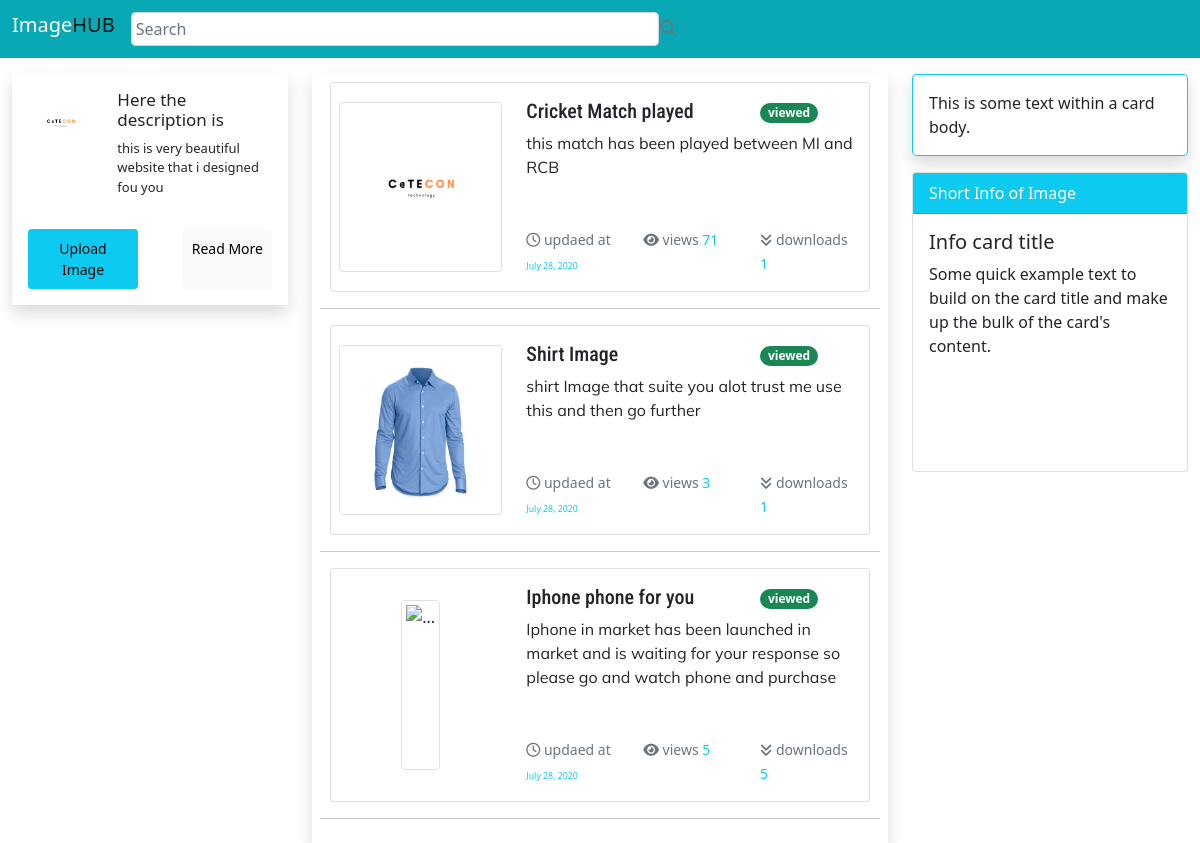
/home/, run on the app's committed database.
### image_hub_app/models.py (models this page shows, shortened)
class ImageHub(models.Model):
    image                   = models.ImageField()
    title                   = models.CharField(max_length=100)
    number_of_people        = models.IntegerField(null=True,blank=False)
    description             = models.TextField()
    category                = models.ForeignKey(Category,on_delete=models.CASCADE,related_name='cat')
    number_of_views         = models.IntegerField(verbose_name="view",default=0)
    number_of_downloads     = models.IntegerField(verbose_name="downloads",default=0)
    created_date            = models.DateField(auto_now_add=True,null=True,blank=True)
    class Meta:
        pass

### image_hub_app/views.py (the view, shortened to what this page needs)
# urls.py: path('home/', HomePageView.as_view() ,name="home"),
class HomePageView(TemplateView,FindMethodMixin,SerializeMixin):
    template_name = "image_hub_app/home.html"
    model = ImageHub
    @method_decorator(csrf_exempt)
    def dispatch(self, request, *args, **kwargs):
        return super(HomePageView, self).dispatch(request, *args, **kwargs)
    def get_context_data(self,**kwargs):
        context = super(HomePageView,self).get_context_data(**kwargs)
        if self.request.body:
            print(self.request.body)
            json_data = json.loads(request.body)
            return context
        else:
            context['obj_list'] = ImageHub.objects.all()[0:3]
            return context

### image_hub_app/templates/image_hub_app/home.html (shortened to what this page needs)
{% extends 'base.html' %}
{% load static %}
{% block css %}
<link rel="stylesheet" type="text/css" href="{% static 'css/style.css' %}">
{% endblock %}
{% block navbar %}
    {% include "image_hub_app/nav_bar.html" %}
{% endblock %}
{% block content %}
    {% if obj_list  %}
    <div class="container-fluid">
        <div class="main-content">
            <div class="row">
                <div class="col-md-10 col-lg-12 col-md-mt-4">
                    <div class="column-content">
                        <div class="row">
                            <div class="col-md-3 mt-3">
                                <div class="left-column-content shadow p-3">
                                    <div class="row">
                                        <div class="col-md-4">
                                            <img src="{% static 'images/catecon.png' %}" class="w-100" alt="Nothing found">
                                        </div>
                                        <div class="col-md-8">
                                            <h2>Here the description is</h2>
                                            <p>this is very beautiful website that i designed fou you</p>
                                        </div>
                                    </div>
                                    <div class="row mt-3">
                                        <div class="col-md-6 d-flex justify-content-end  ">
                                            <div class="btn btn-info btn-sm p-2">Upload Image</div>
                                        </div>
                                        <div class="col-md-6 d-flex justify-content-end  ">
                                            <div class="btn btn-light btn-sm p-2 ">Read More </div>
                                        </div>
                                    </div>
                                </div>
                            </div>
                            <div class="col-md-6">
                                <div class="mid-column-content shadow p-2 mt-3">
                                    {% for obj in obj_list %}
                                    <div class="card mb-3 mx-auto " style="max-width: 540px;">
                                        <div class="row g-0 ">
                                          <div class="col-md-4 p-2 d-flex image-overlay align-items-center justify-content-center">
                                            </div>
                                          <div class="col-md-8">
                                            <div class="card-body  ">
                                                <div class="row">
                                                    <div class="col-md-8">
                                                        <h5 class="card-title image-title">{{obj.title}}</h5>
                                                    </div>
                                                    <div class="col-md-4 ">
                                                        <div class="span float-right">
                                                            {% if obj.number_of_views != 0 %}
                                                            <span class="badge rounded-pill bg-success">viewed</span>
                                                            {% else %}
                                                            <span class="badge rounded-pill bg-info">new</span>
                                                            {% endif %}
                                                        </div>
                                                    </div>
                                                </div>
                                                <div class="row">
                                                    <div class="col-md-12">
                                                        <p class="card-text card-text-description">{{obj.description}}</p>
                                                    </div>
                                                </div>
                                                <div class="row last-row mt-5 ">
                                                    <div class="col-md-4">
                                                        <p class="card-text timing-info "><small class="text-muted"><i class="far fa-clock"></i> updaed at <span class="text-info text-created-date"> <small>{{obj.created_date}}</small></span> </small></p>
                                                    </div>
                                                    <div class="col-md-4">
                                                        <p class="card-text timing-info"><small class="text-muted"><i class="fas fa-eye"></i> views <span class="text-info"> {{obj.number_of_views}}</span> </small></p>
                                                    </div>
                                                    <div class="col-md-4 ">
                                                        <p class="card-text timing-info "><small class="text-muted"><i class="fas fa-angle-double-down"></i></i> downloads <span class="text-info"> {{obj.number_of_downloads}}</span> </small></p>
                                                    </div>
                                                </div>
                                            </div>
                                          </div>
                                        </div>
                                    </div>
                                    <hr>
                                    {% endfor %}
                                </div>
                            </div>
                            <div class="col-md-3 mt-3">
                                <div class="right-column-content shadow mb-3">
                                    <div class="card border border-info">
                                        <div class="card-body">
                                          This is some text within a card body.
                                        </div>
                                    </div>
                                </div>
                                <div class="card text-body   mb-3" style="max-width: 100%; min-height:300px;">
                                    <div class="card-header bg-info text-white">Short Info of Image</div>
                                    <div class="card-body">
                                      <h5 class="card-title">Info card title</h5>
                                      <p class="card-text">Some quick example text to build on the card title and make up the bulk of the card's content.</p>
                                    </div>
                                  </div>
                            </div>
                        </div>
                    </div>
                </div>
            </div>
        </div>
    </div>
    {% else %}
        <h1>Nothing toshow</h1>
    {% endif %}
{% endblock %}

### templates/base.html (shortened to what this page needs)
{% load static %}
<!doctype html>
<html lang="en">
  <head>
    <link rel="stylesheet" href="https://stackpath.bootstrapcdn.com/bootstrap/5.0.0-alpha1/css/bootstrap.min.css">
    {% block css %}
    {% endblock %}
  </head>
  <body>
    {% block navbar %}
    {% endblock %}
    {% block content %}
    {% endblock %}
  </body>
</html>

### image_hub_app/templates/image_hub_app/nav_bar.html (shortened to what this page needs)
<div class="container-fluid px-0">
    <nav class="navbar navbar-expand-lg  bg-nav">
        <div class="container-fluid">
          <a class="navbar-brand text-white h2" href="#">Image<span class="text-color text-uppercase font-weight-bolder ml-1">Hub</span> </a>
          <div class="collapse navbar-collapse " id="navbarNav">
            <form class="d-flex ml-5 w-50">
              <input class="form-control ml-auto w-100 p-1 search-bar" type="search" placeholder="Search" aria-label="Search">
              <i class="fas fa-search text-muted search-bar-icon text-muted" ></i>
            </form>
          </div>
        </div>
      </nav>
</div>

### image_hub_app/static/css/style.css (style rules this page uses)
.bg-nav { background: #08a9b4 !important; }
.search-bar-icon { position: absolute; left: 55%; top:20px; }
.text-color { color: #00181a; }
.image-title { font-family: 'Roboto Condensed', sans-serif }
.card-text-description { font-family: 'Mulish', sans-serif; }
.text-created-date { font-size: 10px; }
.image-overlay { position: relative; }
.left-column-content h2 { font-size: 17px; font-weight: lighter; }
.left-column-content p { font-size: 13px; font-weight: lighter; }

### data on the page
ImageHub: title "Cricket Match played", shows "viewed", description "this match has been played between MI and RCB", created_date "July 28, 2020", number_of_views "71", number_of_downloads "1"
ImageHub: title "Shirt Image", shows "viewed", description "shirt Image that suite you alot trust me use this and then go further", created_date "July 28, 2020", number_of_views "3", number_of_downloads "1"
ImageHub: title "Iphone phone for you", shows "viewed", description "Iphone in market has been launched in market and is waiting for your response so please go and watch phone and purchase", created_date "July 28, 2020", number_of_views "5", number_of_downloads "5"
